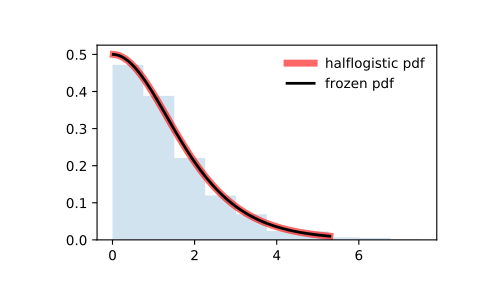

Source code (Python):
from scipy.stats import halflogistic
import matplotlib.pyplot as plt
fig, ax = plt.subplots(1, 1)

# Calculate a few first moments:

mean, var, skew, kurt = halflogistic.stats(moments='mvsk')

# Display the probability density function (``pdf``):

x = np.linspace(halflogistic.ppf(0.01),
                halflogistic.ppf(0.99), 100)
ax.plot(x, halflogistic.pdf(x),
       'r-', lw=5, alpha=0.6, label='halflogistic pdf')

# Alternatively, the distribution object can be called (as a function)
# to fix the shape, location and scale parameters. This returns a "frozen"
# RV object holding the given parameters fixed.

# Freeze the distribution and display the frozen ``pdf``:

rv = halflogistic()
ax.plot(x, rv.pdf(x), 'k-', lw=2, label='frozen pdf')

# Check accuracy of ``cdf`` and ``ppf``:

vals = halflogistic.ppf([0.001, 0.5, 0.999])
np.allclose([0.001, 0.5, 0.999], halflogistic.cdf(vals))
# True

# Generate random numbers:

r = halflogistic.rvs(size=1000)

# And compare the histogram:

ax.hist(r, density=True, histtype='stepfilled', alpha=0.2)
ax.legend(loc='best', frameon=False)
plt.show()
